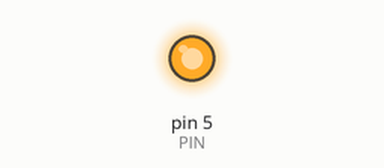
Simulated run of this program. Board: Raspberry Pi (header pin numbers). Parts: output pins drawn as LEDs (lit = HIGH). At 21.9 s the program stops and its outputs stay as they are.

Above: at 0.01 s.
At 21.6 s:
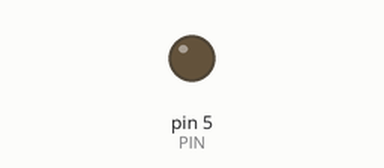
Timing chart, 0 to 23.1 s (numbered marks = the images above):
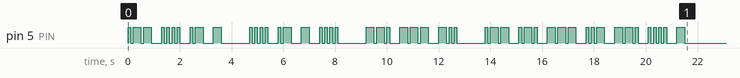

The program:

morse.py
```python
import RPi.GPIO as GPIO

import time

from morse_lookup import char_to_morse

PHRASE = "What hath God wrought"

PIN = 5
DOT_DURATION = 100 / 1000

GPIO.setmode(GPIO.BOARD)
GPIO.setup(PIN, GPIO.OUT)

def light_on(duration):
     GPIO.output(PIN, GPIO.HIGH)
     time.sleep(duration)
     GPIO.output(PIN, GPIO.LOW)

def dot():
     light_on(DOT_DURATION)

def dash():
     light_on(3 * DOT_DURATION)

def pause():
     time.sleep(DOT_DURATION)

def signal_char(char):
     for bit in char_to_morse(char):
          if bit == ".":
               dot()
               pause()
          if bit == "-":
               dash()
               pause()
          if bit == " ":
               for _ in range(4):
                    pause()

     # pause for 3 after each character
     for _ in range(3):
          pause()

def signal_string(s):
     for char in s:
          signal_char(char)

signal_string(PHRASE)
```

morse_lookup.py
```python
import warnings

def char_to_morse(char):
	char_to_morse_dict = {
		" ": " ",
		"A": ".-",
		"B": "-...",
		"C": "-.-.",
		"D": "-..",
		"E": ".",
		"F": "..-.",
		"G": "--.",
		"H": "....",
		"I": "..",
		"J": ".---",
		"K": "-.-",
		"L": ".-..",
		"M": "--",
		"N": "-.",
		"O": "---",
		"P": ".--.",
		"Q": "--.-",
		"R": ".-.",
		"S": "...",
		"T": "-",
		"U": "..-",
		"V": "...-",
		"W": ".--",
		"X": "-..-",
		"Y": "-.--",
		"Z": "--..",
		"0": "-----",
		"1": ".----",
		"2": "..---",
		"3": "...--",
		"4": "....-",
		"5": ".....",
		"6": "-....",
		"7": "--...",
                "A": ".-",
		"B": "-...",
		"C": "-.-.",
		"D": "-..",
		"E": ".",
		"F": "..-.",
		"G": "--.",
		"H": "....",
		"I": "..",
		"J": ".---",
		"K": "-.-",
		"L": ".-..",
		"M": "--",
		"N": "-.",
		"O": "---",
		"P": ".--.",
		"Q": "--.-",
		"R": ".-.",
		"S": "...",
		"T": "-",
		"U": "..-",
		"V": "...-",
		"W": ".--",
		"X": "-..-",
		"Y": "-.--",
		"Z": "--..",
		"0": "-----",
		"1": ".----",
		"2": "..---",
		"3": "...--",
		"4": "....-",
		"5": ".....",
		"6": "-....",
		"7": "--...",
		"8": "---..",
		"9": "----.",
		".": ".-.-.-",
		",": "--..--",
		"?": "..--..",
		"-": "-....-",
		"/": "-..-.",
		":": "---...",
		"'": ".----.",
		"-": "-....-",
		")": "-.--.-",
		";": "-.-.-",
		"(": "-.--.",
		"=": "-...-",
		"@": ".--.-.",
		"8": "---..",
		"9": "----.",
		".": ".-.-.-",
		",": "--..--",
		"?": "..--..",
		"-": "-....-",
		"/": "-..-.",
		":": "---...",
		"'": ".----.",
		"-": "-....-",
		")": "-.--.-",
		";": "-.-.-",
		"(": "-.--.",
		"=": "-...-",
		"@": ".--.-.",
	}

	morse = char_to_morse_dict.get(char.upper())

	if not morse:
		warnings.warn(f"Warning: {char} is not a valid character for Morse code.")
	return morse
```
